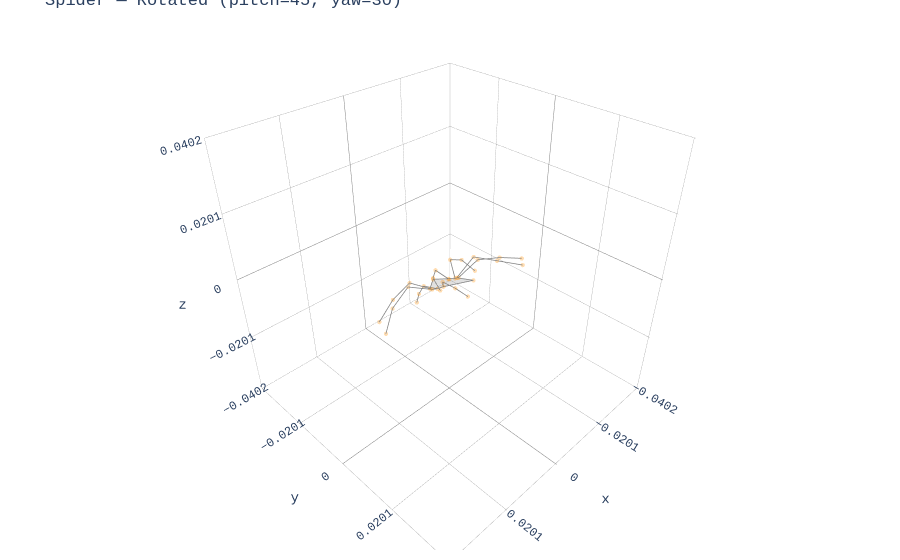

Notebook source saved alongside this figure:
### Markdown cell above
## 4. Transforms — Rotating the Whole Spider

### Code cell
# Rotate the whole spider for a different viewing angle
spider_rotated = spider.copy()
spider_rotated.transform_all(bodypitch=45, bodyyaw=30)

fig = plot_plotly(spider_rotated, colour="darkorange")
fig.update_layout(title="Spider — Rotated (pitch=45, yaw=30)")
fig.show()
